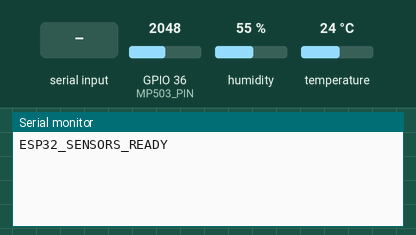
A sketch run on a simulated ESP32. Parts: the last lines printed to the serial monitor. The inputs (shaded band) are chosen by the test bench; at power-on: GPIO 36 (MP503_PIN) = 2048, humidity 55 %, temperature 24 °C.

Above: at 3.2 s.
3.3 s: GPIO 36 (MP503_PIN) set to 2866
At 5.7 s:
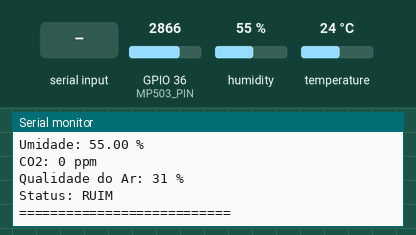
6.5 s: "CO2:\n" received over the second serial link
At 7.6 s:
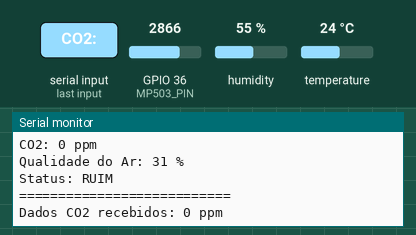
8.0 s: GPIO 36 (MP503_PIN) set to 3603
At 10.7 s:
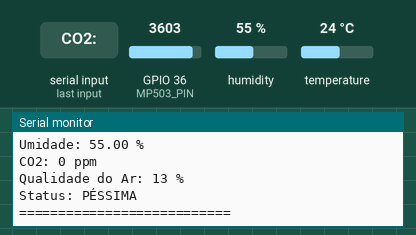
16.5 s: GPIO 36 (MP503_PIN) set to 2047
At 20.7 s:
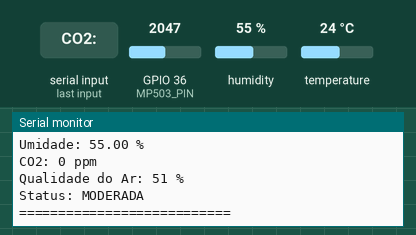
26.5 s: humidity set to 22 %
28.0 s: GPIO 36 (MP503_PIN) set to 1228
At 30.7 s:
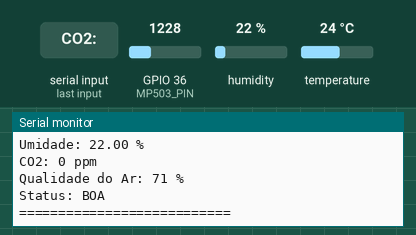
Timing chart, 0 to 32.2 s (numbered marks = the images above; inputs shaded):
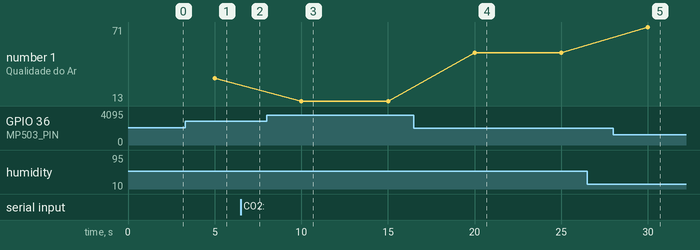

The sketch:

serial_esp32.ino
```cpp
#include <DHT.h>
#include <HardwareSerial.h>

// Configuração DHT22
#define DHT_PIN 4
#define DHT_TYPE DHT22
DHT dht(DHT_PIN, DHT_TYPE);

// Configuração MP503 (Sensor de Qualidade do Ar)
#define MP503_PIN A0

// Comunicação serial com Arduino
HardwareSerial SerialArduino(2); // UART2

// Variáveis para armazenar dados
float temperature = 0;
float humidity = 0;
int co2 = 0;
int airQuality = 0;

unsigned long previousMillis = 0;
const long interval = 5000; // Intervalo de 5 segundos

void setup() {
  // Inicializar comunicação serial
  Serial.begin(115200); // Para monitor serial
  SerialArduino.begin(9600, SERIAL_8N1, 16, 17); // RX=16, TX=17

  // Inicializar sensores
  dht.begin();
  pinMode(MP503_PIN, INPUT);

  Serial.println("ESP32_SENSORS_READY");

  // Aguardar Arduino estar pronto
  delay(2000);
}

void loop() {
  unsigned long currentMillis = millis();

  // Processar dados recebidos do Arduino
  readSerialData();

  if (currentMillis - previousMillis >= interval) {
    previousMillis = currentMillis;

    // Ler sensores locais
    readDHTSensor();
    readAirQualitySensor();

    // Exibir todos os dados
    displayAllData();
  }
}

void readSerialData() {
  if (SerialArduino.available()) {
    String data = SerialArduino.readStringUntil('\n');
    data.trim();

    if (data.startsWith("CO2:")) {
      co2 = data.substring(4).toInt();
      Serial.println("Dados CO2 recebidos: " + String(co2) + " ppm");
    }
  }
}

void readDHTSensor() {
  temperature = dht.readTemperature();
  humidity = dht.readHumidity();

  if (isnan(temperature) || isnan(humidity)) {
    Serial.println("Erro na leitura do DHT22!");
    temperature = 0;
    humidity = 0;
  }
}

void readAirQualitySensor() {
  int rawValue = analogRead(MP503_PIN);
  // Converter para valor de qualidade do ar (0-100%)
  // Valores mais baixos = melhor qualidade
  airQuality = map(rawValue, 0, 4095, 100, 0);
}

void displayAllData() {
  Serial.println("=== DADOS DOS SENSORES ===");
  Serial.print("Temperatura: ");
  Serial.print(temperature);
  Serial.println(" °C");

  Serial.print("Umidade: ");
  Serial.print(humidity);
  Serial.println(" %");

  Serial.print("CO2: ");
  Serial.print(co2);
  Serial.println(" ppm");

  Serial.print("Qualidade do Ar: ");
  Serial.print(airQuality);
  Serial.println(" %");

  // Classificar qualidade do ar
  Serial.print("Status: ");
  if (airQuality >= 80) Serial.println("EXCELENTE");
  else if (airQuality >= 60) Serial.println("BOA");
  else if (airQuality >= 40) Serial.println("MODERADA");
  else if (airQuality >= 20) Serial.println("RUIM");
  else Serial.println("PÉSSIMA");

  Serial.println("===========================");
}
```

Measured:
- after the input at 3.3 s, the serial monitor: prints a new line after 1.7 s (image 1)
- after the input at 6.5 s, the serial monitor: prints a new line at once (image 2)
- after the input at 8.0 s, the serial monitor: prints a new line after 2.0 s (image 3)
- after the input at 16.5 s, the serial monitor: prints a new line after 3.5 s (image 4)
- after the input at 28.0 s, the serial monitor: prints a new line after 2.0 s (image 5)
- plotted number 1: 31 → 13 after the input at 8.0 s, 13 → 51 after the input at 16.5 s, 51 → 71 after the input at 28.0 s
